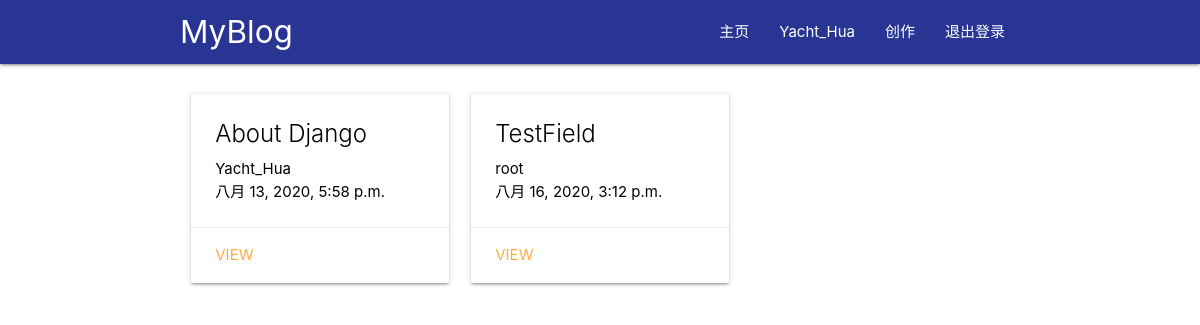
Screenshot of / (signed in) with the database file from the repository.
### main/models.py (models this page shows, shortened)
class myBlog(models.Model):
	myBlog_title = models.CharField(max_length=50)
	myBlog_author = models.ForeignKey(User, on_delete=models.CASCADE)
	myBlog_datetime = models.DateTimeField('Date Published')
	myBlog_content = RichTextField()

### main/views.py (the view)
# urls.py: path('', views.homepage, name="homepage"),
def homepage(request):
	return render(request = request,
				  template_name = "main/home.html",
				  context = {"myBlogs":myBlog.objects.all})

### main/templates/main/home.html
{% extends "main/header.html" %}
{% block content %}
	<div class="row">
		{% for blog in myBlogs %}
		    <div class="col s12 m4">
		      <div class="card hoverable">
		        <div class="card-content black-text">
		          <span class="card-title">{{blog.myBlog_title}}</span>
		          <p>{{blog.myBlog_author}}</p>
		          <p>{{blog.myBlog_datetime}}</p>
		        </div>
		        <div class="card-action">
		          <a href="/{{blog.id}}">view</a>
		        </div>
		      </div>
		    </div>
		{% endfor %}
	</div>
{% endblock%}

### main/templates/main/includes/navbar.html
<nav class="indigo darken-3">
    <div class="nav-wrapper container">
      <a id="logo-container" href="/" class="brand-logo">MyBlog</a>
      <ul id="nav-mobile" class="right hide-on-med-and-down">
        <li><a href="/">主页</a></li>
        {% if user.is_authenticated %}
        	<li><a href="/admin/main/myblog">{{user.username}}</a></li>
          <li><a href="/edit">创作</a></li>
        	<li><a href="/logout">退出登录</a></li>
        {% else %}
        	<li><a href="/login">登录</a></li>
        	<li><a href="/register">注册</a></li>
        {% endif %}
      </ul>
    </div>
</nav>

### rows the page displays
myBlog: myBlog_title "About Django", myBlog_author "Yacht_Hua", myBlog_datetime "八月 13, 2020, 5:58 p.m."
myBlog: myBlog_title "TestField", myBlog_author "root", myBlog_datetime "八月 16, 2020, 3:12 p.m."

### other values shown
{{ user.username }} "Yacht_Hua"
